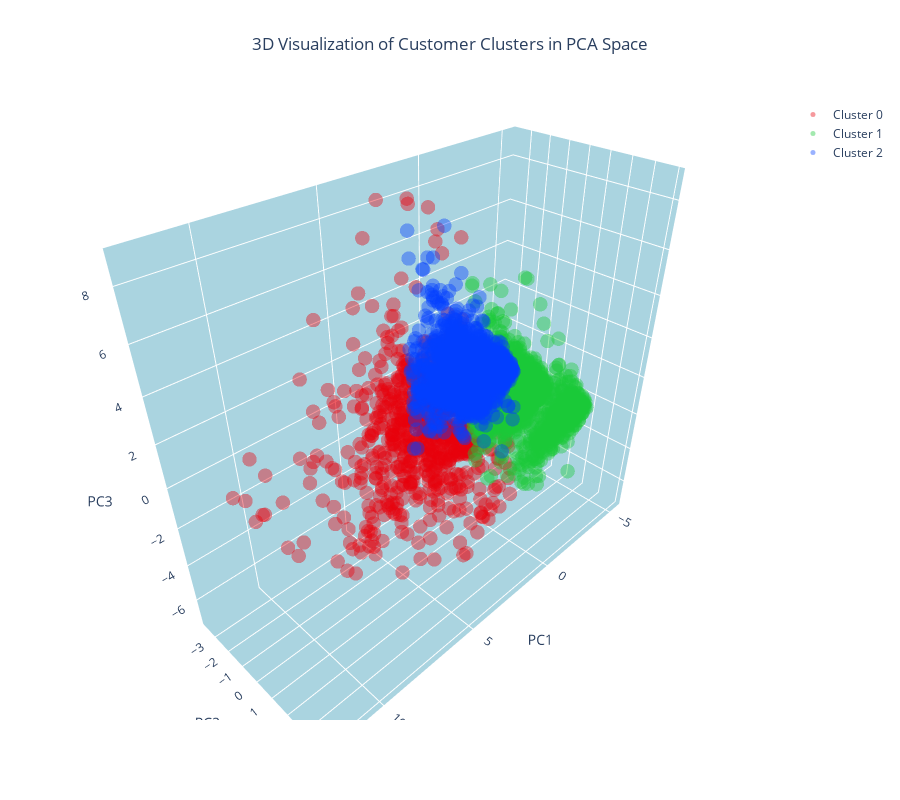

The notebook cell this image was saved under:
### Code cell
cluster_0 = customer_data_pca[customer_data_pca['cluster'] == 0]
cluster_1 = customer_data_pca[customer_data_pca['cluster'] == 1]
cluster_2 = customer_data_pca[customer_data_pca['cluster'] == 2]

fig = go.Figure()

fig.add_trace(go.Scatter3d(x=cluster_0['PC1'], y=cluster_0['PC2'], z=cluster_0['PC3'], 
                           mode='markers', marker=dict(color=colors[0], size=5, opacity=0.4), name='Cluster 0'))
fig.add_trace(go.Scatter3d(x=cluster_1['PC1'], y=cluster_1['PC2'], z=cluster_1['PC3'], 
                           mode='markers', marker=dict(color=colors[1], size=5, opacity=0.4), name='Cluster 1'))
fig.add_trace(go.Scatter3d(x=cluster_2['PC1'], y=cluster_2['PC2'], z=cluster_2['PC3'], 
                           mode='markers', marker=dict(color=colors[2], size=5, opacity=0.4), name='Cluster 2'))

fig.update_layout(
    title=dict(text='3D Visualization of Customer Clusters in PCA Space', x=0.5),
    scene=dict(
        xaxis=dict(backgroundcolor="#aad4e0", gridcolor='white', title='PC1'),
        yaxis=dict(backgroundcolor="#aad4e0", gridcolor='white', title='PC2'),
        zaxis=dict(backgroundcolor="#aad4e0", gridcolor='white', title='PC3'),
    ),
    width=900,
    height=800
)

fig.show()

### Figure 1 — Plotly figure (JSON) as saved in the notebook; plotly's stock layout.template omitted (floating-point values rounded to 4 significant figures; data arrays with more than 128 entries replaced by an {"elided": "..."} marker saying what was removed)
{"data": [{"marker": {"color": "#e8000b", "opacity": 0.4, "size": 5}, "mode": "markers", "name": "Cluster 0", "type": "scatter3d", "x": {"elided": "736 float values"}, "y": {"elided": "736 float values"}, "z": {"elided": "736 float values"}}, {"marker": {"color": "#1ac938", "opacity": 0.4, "size": 5}, "mode": "markers", "name": "Cluster 1", "type": "scatter3d", "x": {"elided": "1656 float values"}, "y": {"elided": "1656 float values"}, "z": {"elided": "1656 float values"}}, {"marker": {"color": "#023eff", "opacity": 0.4, "size": 5}, "mode": "markers", "name": "Cluster 2", "type": "scatter3d", "x": {"elided": "1675 float values"}, "y": {"elided": "1675 float values"}, "z": {"elided": "1675 float values"}}], "layout": {"height": 800, "scene": {"xaxis": {"backgroundcolor": "#aad4e0", "gridcolor": "white", "title": {"text": "PC1"}}, "yaxis": {"backgroundcolor": "#aad4e0", "gridcolor": "white", "title": {"text": "PC2"}}, "zaxis": {"backgroundcolor": "#aad4e0", "gridcolor": "white", "title": {"text": "PC3"}}}, "title": {"text": "3D Visualization of Customer Clusters in PCA Space", "x": 0.5}, "width": 900}}
